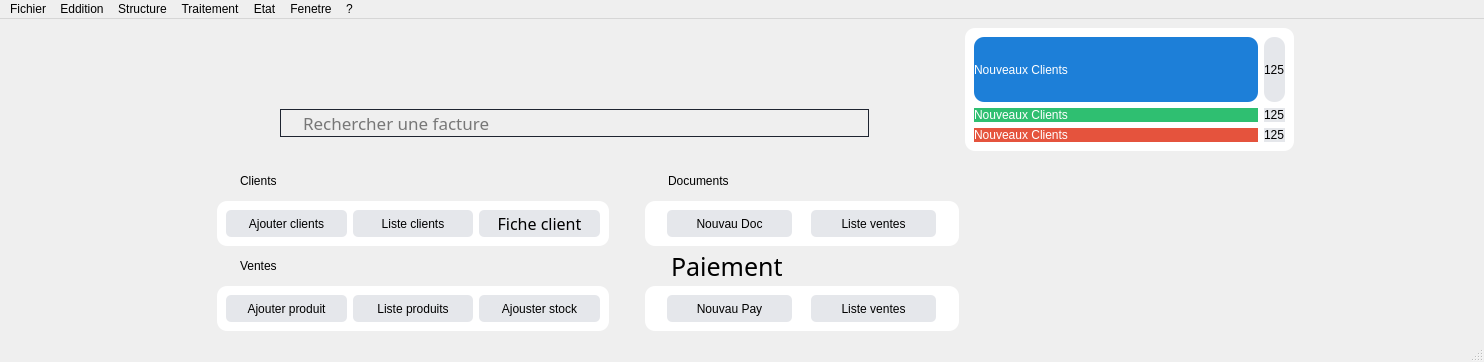
<?xml version="1.0" encoding="UTF-8"?>
<ui version="4.0">
 <class>MainWindow</class>
 <widget class="QMainWindow" name="MainWindow">
  <property name="geometry">
   <rect>
    <x>0</x>
    <y>0</y>
    <width>1484</width>
    <height>362</height>
   </rect>
  </property>
  <property name="sizePolicy">
   <sizepolicy hsizetype="Maximum" vsizetype="MinimumExpanding">
    <horstretch>0</horstretch>
    <verstretch>0</verstretch>
   </sizepolicy>
  </property>
  <property name="maximumSize">
   <size>
    <width>16777215</width>
    <height>16777215</height>
   </size>
  </property>
  <property name="windowTitle">
   <string>MainWindow</string>
  </property>
  <property name="styleSheet">
   <string notr="true">QFrame
{
	border: none;
	border-radius: 10px
}</string>
  </property>
  <widget class="QWidget" name="widget">
   <layout class="QHBoxLayout" name="horizontalLayout_5">
    <item>
     <layout class="QVBoxLayout" name="verticalLayout_3"/>
    </item>
    <item>
     <layout class="QGridLayout" name="gridLayout_2"/>
    </item>
    <item>
     <spacer name="horizontalSpacer">
      <property name="orientation">
       <enum>Qt::Orientation::Horizontal</enum>
      </property>
      <property name="sizeType">
       <enum>QSizePolicy::Policy::Maximum</enum>
      </property>
      <property name="sizeHint" stdset="0">
       <size>
        <width>181</width>
        <height>20</height>
       </size>
      </property>
     </spacer>
    </item>
    <item>
     <layout class="QGridLayout" name="gridLayout_3" rowstretch="3,5,0" columnstretch="7,3">
      <item row="0" column="0">
       <layout class="QVBoxLayout" name="verticalLayout_2" stretch="5,5">
        <property name="spacing">
         <number>44</number>
        </property>
        <property name="leftMargin">
         <number>90</number>
        </property>
        <property name="topMargin">
         <number>23</number>
        </property>
        <property name="rightMargin">
         <number>90</number>
        </property>
        <property name="bottomMargin">
         <number>14</number>
        </property>
        <item>
         <widget class="QLabel" name="label">
          <property name="sizePolicy">
           <sizepolicy hsizetype="Expanding" vsizetype="Expanding">
            <horstretch>0</horstretch>
            <verstretch>0</verstretch>
           </sizepolicy>
          </property>
          <property name="styleSheet">
           <string notr="true">image: url(:/global/program/assets/global/erp_logo.png);</string>
          </property>
          <property name="text">
           <string/>
          </property>
         </widget>
        </item>
        <item>
         <widget class="QLineEdit" name="lineEdit">
          <property name="maximumSize">
           <size>
            <width>769</width>
            <height>36</height>
           </size>
          </property>
          <property name="font">
           <font>
            <family>ABeeZee</family>
            <pointsize>13</pointsize>
            <italic>false</italic>
            <bold>false</bold>
           </font>
          </property>
          <property name="styleSheet">
           <string notr="true">
	font: 13pt &quot;ABeeZee&quot;;
	background-color: transparent;
	border: 1px solid #1E2430;
	border-radius: 18px;
	padding-left: 20px;
</string>
          </property>
          <property name="placeholderText">
           <string>Rechercher une facture</string>
          </property>
         </widget>
        </item>
       </layout>
      </item>
      <item row="0" column="1">
       <widget class="QFrame" name="frame_11">
        <property name="sizePolicy">
         <sizepolicy hsizetype="Expanding" vsizetype="Expanding">
          <horstretch>0</horstretch>
          <verstretch>0</verstretch>
         </sizepolicy>
        </property>
        <property name="maximumSize">
         <size>
          <width>398</width>
          <height>230</height>
         </size>
        </property>
        <property name="styleSheet">
         <string notr="true">QFrame
{
	background-color: #ffffff
}</string>
        </property>
        <property name="frameShape">
         <enum>QFrame::Shape::StyledPanel</enum>
        </property>
        <property name="frameShadow">
         <enum>QFrame::Shadow::Raised</enum>
        </property>
        <layout class="QVBoxLayout" name="verticalLayout">
         <item>
          <layout class="QGridLayout" name="gridLayout_4" columnstretch="3,2">
           <item row="1" column="0">
            <widget class="QLabel" name="label_8">
             <property name="styleSheet">
              <string notr="true">QLabel{
	background-color: #2FBF71;
	color: #ffffff;
	qproperty-alignment: 'AlignCenter';
	font: 600 14pt &quot;Inter Tight&quot;;
}</string>
             </property>
             <property name="text">
              <string>Nouveaux Clients</string>
             </property>
            </widget>
           </item>
           <item row="1" column="1">
            <widget class="QLabel" name="label_9">
             <property name="styleSheet">
              <string notr="true">QLabel{
	background-color: #E5E7EB;
	color: #000000;
	qproperty-alignment: 'AlignCenter';
	font: 600 14pt &quot;Inter Tight&quot;;
}</string>
             </property>
             <property name="text">
              <string>125</string>
             </property>
            </widget>
           </item>
           <item row="0" column="0">
            <widget class="QLabel" name="label_6">
             <property name="styleSheet">
              <string notr="true">QLabel{
	background-color: #1D7FD8;
	color: #ffffff;
	qproperty-alignment: 'AlignCenter';
	font: 600 14pt &quot;Inter Tight&quot;;
}</string>
             </property>
             <property name="text">
              <string>Nouveaux Clients</string>
             </property>
            </widget>
           </item>
           <item row="0" column="1">
            <widget class="QLabel" name="label_7">
             <property name="sizePolicy">
              <sizepolicy hsizetype="Maximum" vsizetype="MinimumExpanding">
               <horstretch>0</horstretch>
               <verstretch>0</verstretch>
              </sizepolicy>
             </property>
             <property name="styleSheet">
              <string notr="true">QLabel{
	background-color: #E5E7EB;
	color: #000000;
	qproperty-alignment: 'AlignCenter';
	font: 600 14pt &quot;Inter Tight&quot;;
}</string>
             </property>
             <property name="text">
              <string>125</string>
             </property>
            </widget>
           </item>
           <item row="2" column="1">
            <widget class="QLabel" name="label_11">
             <property name="styleSheet">
              <string notr="true">QLabel{
	background-color: #E5E7EB;
	color: #000000;
	qproperty-alignment: 'AlignCenter';
	font: 600 14pt &quot;Inter Tight&quot;;
}</string>
             </property>
             <property name="text">
              <string>125</string>
             </property>
            </widget>
           </item>
           <item row="2" column="0">
            <widget class="QLabel" name="label_10">
             <property name="styleSheet">
              <string notr="true">QLabel{
	background-color: #E5533D;
	color: #ffffff;
	qproperty-alignment: 'AlignCenter';
	font: 600 14pt &quot;Inter Tight&quot;;
}</string>
             </property>
             <property name="text">
              <string>Nouveaux Clients</string>
             </property>
            </widget>
           </item>
          </layout>
         </item>
        </layout>
       </widget>
      </item>
      <item row="1" column="0">
       <layout class="QGridLayout" name="gridLayout" rowstretch="0,0,0,0" columnstretch="5,4" rowminimumheight="0,0,0,0">
        <property name="leftMargin">
         <number>27</number>
        </property>
        <property name="topMargin">
         <number>9</number>
        </property>
        <property name="rightMargin">
         <number>0</number>
        </property>
        <property name="bottomMargin">
         <number>0</number>
        </property>
        <property name="horizontalSpacing">
         <number>36</number>
        </property>
        <property name="verticalSpacing">
         <number>5</number>
        </property>
        <item row="0" column="0">
         <widget class="QLabel" name="label_2">
          <property name="sizePolicy">
           <sizepolicy hsizetype="Expanding" vsizetype="Expanding">
            <horstretch>0</horstretch>
            <verstretch>0</verstretch>
           </sizepolicy>
          </property>
          <property name="maximumSize">
           <size>
            <width>16777215</width>
            <height>30</height>
           </size>
          </property>
          <property name="styleSheet">
           <string notr="true">font: 600 19pt &quot;Inter Tight&quot;;
padding-left:20px</string>
          </property>
          <property name="text">
           <string>Clients</string>
          </property>
         </widget>
        </item>
        <item row="2" column="0">
         <widget class="QLabel" name="label_3">
          <property name="sizePolicy">
           <sizepolicy hsizetype="Expanding" vsizetype="Expanding">
            <horstretch>0</horstretch>
            <verstretch>0</verstretch>
           </sizepolicy>
          </property>
          <property name="maximumSize">
           <size>
            <width>16777215</width>
            <height>30</height>
           </size>
          </property>
          <property name="styleSheet">
           <string notr="true">font: 600 19pt &quot;Inter Tight&quot;;
padding-left:20px</string>
          </property>
          <property name="text">
           <string>Ventes</string>
          </property>
         </widget>
        </item>
        <item row="0" column="1">
         <widget class="QLabel" name="label_4">
          <property name="sizePolicy">
           <sizepolicy hsizetype="Expanding" vsizetype="Expanding">
            <horstretch>0</horstretch>
            <verstretch>0</verstretch>
           </sizepolicy>
          </property>
          <property name="maximumSize">
           <size>
            <width>16777215</width>
            <height>30</height>
           </size>
          </property>
          <property name="styleSheet">
           <string notr="true">font: 600 19pt &quot;Inter Tight&quot;;
padding-left:20px</string>
          </property>
          <property name="text">
           <string>Documents</string>
          </property>
         </widget>
        </item>
        <item row="2" column="1">
         <widget class="QLabel" name="label_5">
          <property name="sizePolicy">
           <sizepolicy hsizetype="Expanding" vsizetype="Expanding">
            <horstretch>0</horstretch>
            <verstretch>0</verstretch>
           </sizepolicy>
          </property>
          <property name="maximumSize">
           <size>
            <width>16777215</width>
            <height>30</height>
           </size>
          </property>
          <property name="font">
           <font>
            <family>Inter Tight</family>
            <pointsize>19</pointsize>
            <italic>false</italic>
            <fontweight>DemiBold</fontweight>
           </font>
          </property>
          <property name="styleSheet">
           <string notr="true">font: 600 19pt &quot;Inter Tight&quot;;
padding-left:20px</string>
          </property>
          <property name="text">
           <string>Paiement</string>
          </property>
         </widget>
        </item>
        <item row="1" column="1">
         <widget class="QFrame" name="frame_7">
          <property name="sizePolicy">
           <sizepolicy hsizetype="Expanding" vsizetype="Expanding">
            <horstretch>0</horstretch>
            <verstretch>0</verstretch>
           </sizepolicy>
          </property>
          <property name="maximumSize">
           <size>
            <width>340</width>
            <height>181</height>
           </size>
          </property>
          <property name="styleSheet">
           <string notr="true">QFrame{
	background-color: #ffffff
}
QPushButton{
	font: 600 12pt &quot;Inter Tight&quot;;
	background-color: #E5E7EB;
	border: none;
	border-radius: 5px
}</string>
          </property>
          <property name="frameShape">
           <enum>QFrame::Shape::StyledPanel</enum>
          </property>
          <property name="frameShadow">
           <enum>QFrame::Shadow::Raised</enum>
          </property>
          <layout class="QHBoxLayout" name="horizontalLayout_2">
           <item>
            <widget class="QPushButton" name="pushButton_7">
             <property name="sizePolicy">
              <sizepolicy hsizetype="Expanding" vsizetype="Expanding">
               <horstretch>0</horstretch>
               <verstretch>0</verstretch>
              </sizepolicy>
             </property>
             <property name="maximumSize">
              <size>
               <width>125</width>
               <height>125</height>
              </size>
             </property>
             <property name="text">
              <string>Nouvau Doc</string>
             </property>
            </widget>
           </item>
           <item>
            <widget class="QPushButton" name="pushButton_8">
             <property name="sizePolicy">
              <sizepolicy hsizetype="Minimum" vsizetype="MinimumExpanding">
               <horstretch>0</horstretch>
               <verstretch>0</verstretch>
              </sizepolicy>
             </property>
             <property name="maximumSize">
              <size>
               <width>125</width>
               <height>125</height>
              </size>
             </property>
             <property name="text">
              <string>Liste ventes</string>
             </property>
            </widget>
           </item>
          </layout>
         </widget>
        </item>
        <item row="1" column="0">
         <widget class="QFrame" name="frame_4">
          <property name="sizePolicy">
           <sizepolicy hsizetype="Expanding" vsizetype="Expanding">
            <horstretch>0</horstretch>
            <verstretch>0</verstretch>
           </sizepolicy>
          </property>
          <property name="maximumSize">
           <size>
            <width>499</width>
            <height>181</height>
           </size>
          </property>
          <property name="styleSheet">
           <string notr="true">QFrame{
	background-color: #ffffff
}
QPushButton{
	font: 600 12pt &quot;Inter Tight&quot;;
	background-color: #E5E7EB;
	border: none;
	border-radius: 5px
}
</string>
          </property>
          <property name="frameShape">
           <enum>QFrame::Shape::StyledPanel</enum>
          </property>
          <property name="frameShadow">
           <enum>QFrame::Shadow::Raised</enum>
          </property>
          <layout class="QHBoxLayout" name="horizontalLayout">
           <item>
            <widget class="QPushButton" name="pushButton">
             <property name="sizePolicy">
              <sizepolicy hsizetype="Minimum" vsizetype="Expanding">
               <horstretch>0</horstretch>
               <verstretch>0</verstretch>
              </sizepolicy>
             </property>
             <property name="maximumSize">
              <size>
               <width>125</width>
               <height>125</height>
              </size>
             </property>
             <property name="text">
              <string>Ajouter clients</string>
             </property>
            </widget>
           </item>
           <item>
            <widget class="QPushButton" name="pushButton_2">
             <property name="sizePolicy">
              <sizepolicy hsizetype="Minimum" vsizetype="Expanding">
               <horstretch>0</horstretch>
               <verstretch>0</verstretch>
              </sizepolicy>
             </property>
             <property name="maximumSize">
              <size>
               <width>125</width>
               <height>125</height>
              </size>
             </property>
             <property name="text">
              <string>Liste clients</string>
             </property>
            </widget>
           </item>
           <item>
            <widget class="QPushButton" name="pushButton_3">
             <property name="sizePolicy">
              <sizepolicy hsizetype="Minimum" vsizetype="Expanding">
               <horstretch>0</horstretch>
               <verstretch>0</verstretch>
              </sizepolicy>
             </property>
             <property name="maximumSize">
              <size>
               <width>125</width>
               <height>125</height>
              </size>
             </property>
             <property name="font">
              <font>
               <family>Inter Tight</family>
               <pointsize>12</pointsize>
               <italic>false</italic>
               <fontweight>DemiBold</fontweight>
              </font>
             </property>
             <property name="text">
              <string>Fiche client</string>
             </property>
            </widget>
           </item>
          </layout>
         </widget>
        </item>
        <item row="3" column="1">
         <widget class="QFrame" name="frame_8">
          <property name="sizePolicy">
           <sizepolicy hsizetype="Expanding" vsizetype="Expanding">
            <horstretch>0</horstretch>
            <verstretch>0</verstretch>
           </sizepolicy>
          </property>
          <property name="maximumSize">
           <size>
            <width>340</width>
            <height>181</height>
           </size>
          </property>
          <property name="styleSheet">
           <string notr="true">QFrame{
	background-color: #ffffff
}
QPushButton{
	font: 600 12pt &quot;Inter Tight&quot;;
	background-color: #E5E7EB;
	border: none;
	border-radius: 5px
}</string>
          </property>
          <property name="frameShape">
           <enum>QFrame::Shape::StyledPanel</enum>
          </property>
          <property name="frameShadow">
           <enum>QFrame::Shadow::Raised</enum>
          </property>
          <layout class="QHBoxLayout" name="horizontalLayout_3">
           <item>
            <widget class="QPushButton" name="pushButton_9">
             <property name="sizePolicy">
              <sizepolicy hsizetype="Expanding" vsizetype="Expanding">
               <horstretch>0</horstretch>
               <verstretch>0</verstretch>
              </sizepolicy>
             </property>
             <property name="maximumSize">
              <size>
               <width>125</width>
               <height>125</height>
              </size>
             </property>
             <property name="text">
              <string>Nouvau Pay</string>
             </property>
            </widget>
           </item>
           <item>
            <widget class="QPushButton" name="pushButton_10">
             <property name="maximumSize">
              <size>
               <width>125</width>
               <height>125</height>
              </size>
             </property>
             <property name="text">
              <string>Liste ventes</string>
             </property>
            </widget>
           </item>
          </layout>
         </widget>
        </item>
        <item row="3" column="0">
         <widget class="QFrame" name="frame_6">
          <property name="sizePolicy">
           <sizepolicy hsizetype="Expanding" vsizetype="Expanding">
            <horstretch>0</horstretch>
            <verstretch>0</verstretch>
           </sizepolicy>
          </property>
          <property name="maximumSize">
           <size>
            <width>499</width>
            <height>181</height>
           </size>
          </property>
          <property name="styleSheet">
           <string notr="true">QFrame{
	background-color: #ffffff
}
QPushButton{
	font: 600 12pt &quot;Inter Tight&quot;;
	background-color: #E5E7EB;
	border: none;
	border-radius: 5px
}</string>
          </property>
          <property name="frameShape">
           <enum>QFrame::Shape::StyledPanel</enum>
          </property>
          <property name="frameShadow">
           <enum>QFrame::Shadow::Raised</enum>
          </property>
          <layout class="QHBoxLayout" name="horizontalLayout_4">
           <item>
            <widget class="QPushButton" name="pushButton_4">
             <property name="sizePolicy">
              <sizepolicy hsizetype="Expanding" vsizetype="Expanding">
               <horstretch>0</horstretch>
               <verstretch>0</verstretch>
              </sizepolicy>
             </property>
             <property name="maximumSize">
              <size>
               <width>125</width>
               <height>125</height>
              </size>
             </property>
             <property name="text">
              <string>Ajouter produit</string>
             </property>
            </widget>
           </item>
           <item>
            <widget class="QPushButton" name="pushButton_5">
             <property name="sizePolicy">
              <sizepolicy hsizetype="Expanding" vsizetype="Expanding">
               <horstretch>0</horstretch>
               <verstretch>0</verstretch>
              </sizepolicy>
             </property>
             <property name="maximumSize">
              <size>
               <width>125</width>
               <height>125</height>
              </size>
             </property>
             <property name="text">
              <string>Liste produits</string>
             </property>
            </widget>
           </item>
           <item>
            <widget class="QPushButton" name="pushButton_6">
             <property name="sizePolicy">
              <sizepolicy hsizetype="Expanding" vsizetype="Expanding">
               <horstretch>0</horstretch>
               <verstretch>0</verstretch>
              </sizepolicy>
             </property>
             <property name="maximumSize">
              <size>
               <width>125</width>
               <height>125</height>
              </size>
             </property>
             <property name="text">
              <string>Ajouster stock</string>
             </property>
            </widget>
           </item>
          </layout>
         </widget>
        </item>
       </layout>
      </item>
     </layout>
    </item>
    <item>
     <spacer name="horizontalSpacer_2">
      <property name="orientation">
       <enum>Qt::Orientation::Horizontal</enum>
      </property>
      <property name="sizeType">
       <enum>QSizePolicy::Policy::Maximum</enum>
      </property>
      <property name="sizeHint" stdset="0">
       <size>
        <width>181</width>
        <height>20</height>
       </size>
      </property>
     </spacer>
    </item>
   </layout>
  </widget>
  <widget class="QMenuBar" name="menubar">
   <property name="geometry">
    <rect>
     <x>0</x>
     <y>0</y>
     <width>1484</width>
     <height>33</height>
    </rect>
   </property>
   <widget class="QMenu" name="menuFichier">
    <property name="title">
     <string>Fichier</string>
    </property>
   </widget>
   <widget class="QMenu" name="menuEddition">
    <property name="title">
     <string>Eddition</string>
    </property>
   </widget>
   <widget class="QMenu" name="menuStructure">
    <property name="title">
     <string>Structure</string>
    </property>
   </widget>
   <widget class="QMenu" name="menuTraitment">
    <property name="title">
     <string>Traitement</string>
    </property>
   </widget>
   <widget class="QMenu" name="menuEtat">
    <property name="title">
     <string>Etat</string>
    </property>
   </widget>
   <widget class="QMenu" name="menuFenetre">
    <property name="title">
     <string>Fenetre</string>
    </property>
   </widget>
   <widget class="QMenu" name="menu">
    <property name="title">
     <string>?</string>
    </property>
   </widget>
   <addaction name="menuFichier"/>
   <addaction name="menuEddition"/>
   <addaction name="menuStructure"/>
   <addaction name="menuTraitment"/>
   <addaction name="menuEtat"/>
   <addaction name="menuFenetre"/>
   <addaction name="menu"/>
  </widget>
  <widget class="QStatusBar" name="statusbar"/>
 </widget>
 <resources>
  <include location="../../../resources.qrc"/>
 </resources>
 <connections/>
</ui>
